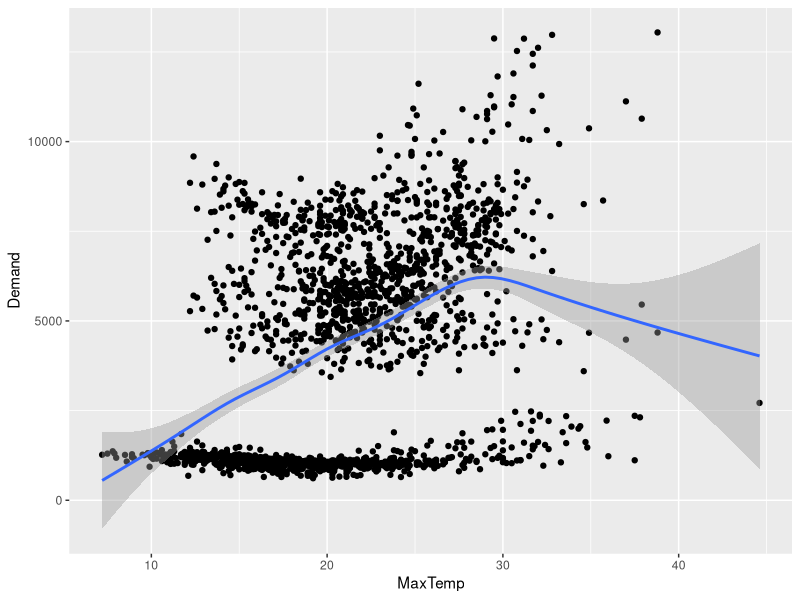
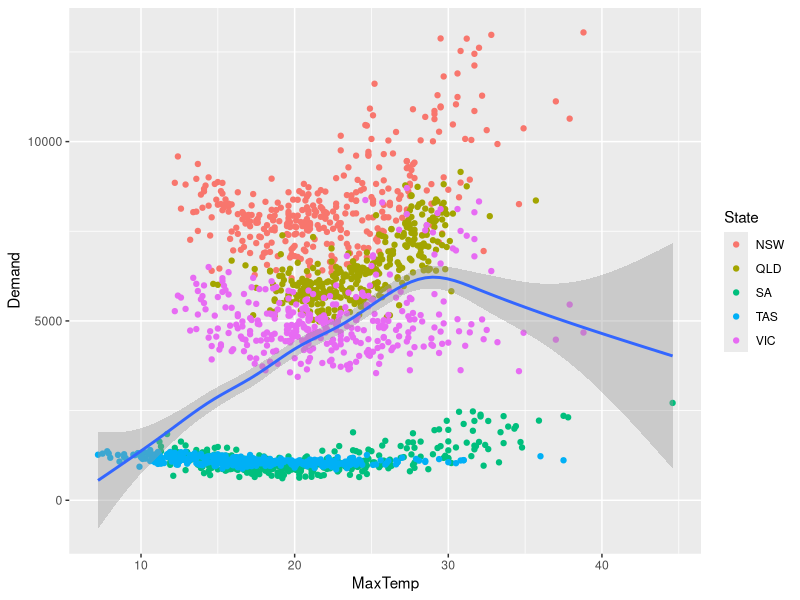
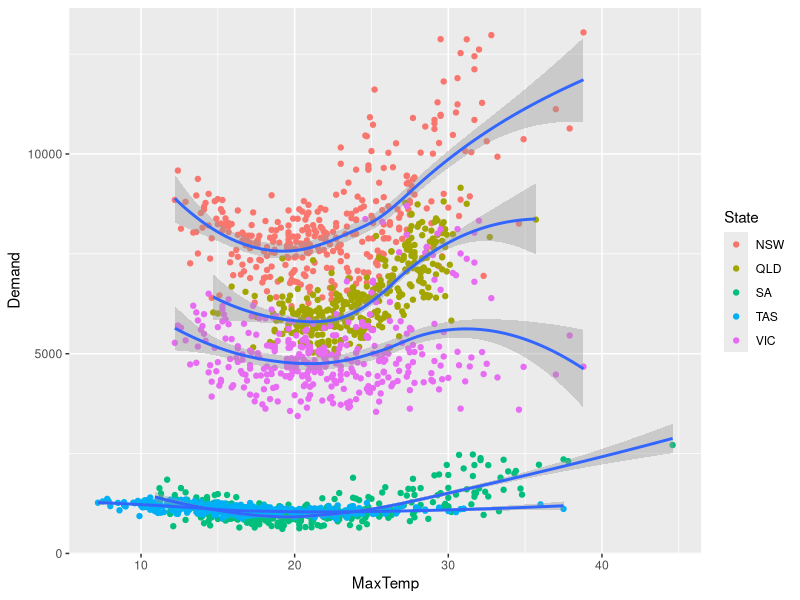
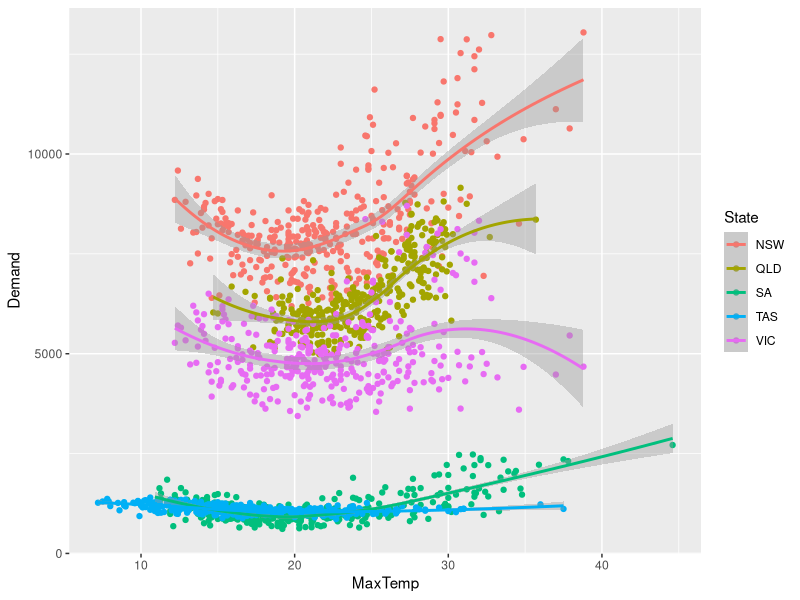
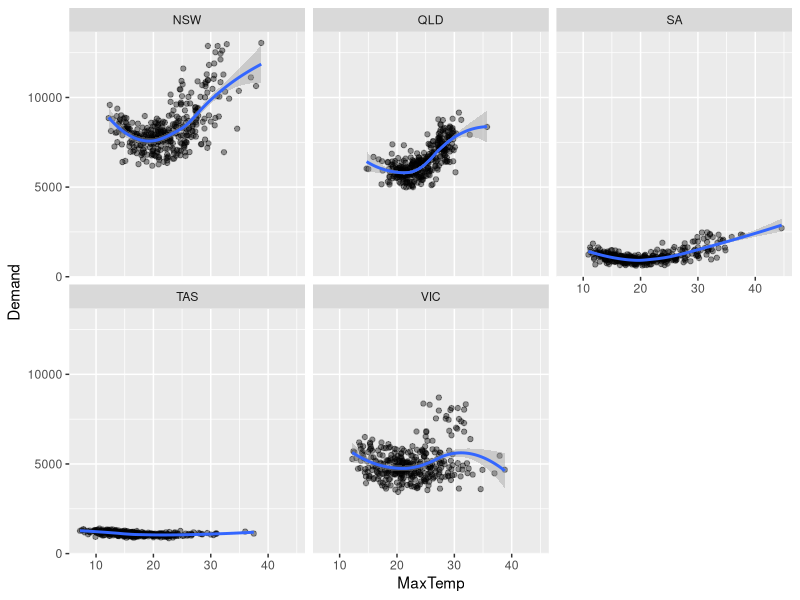
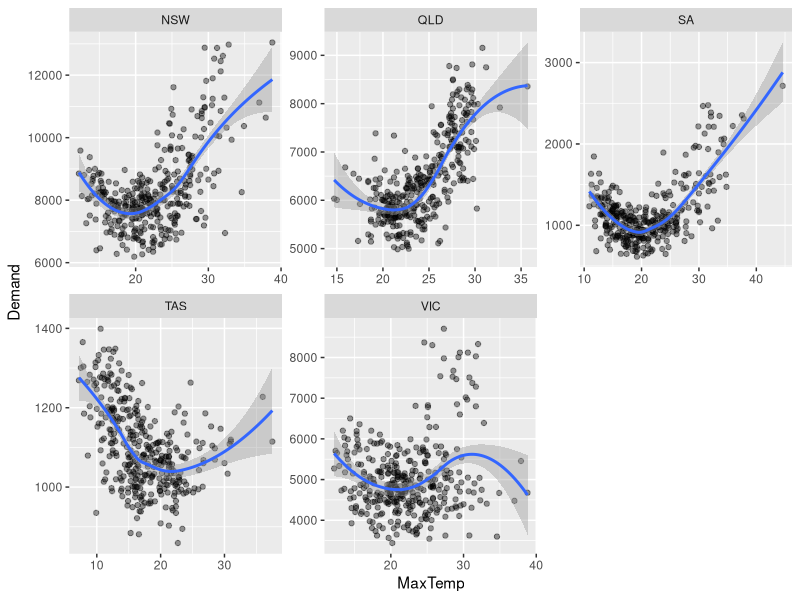
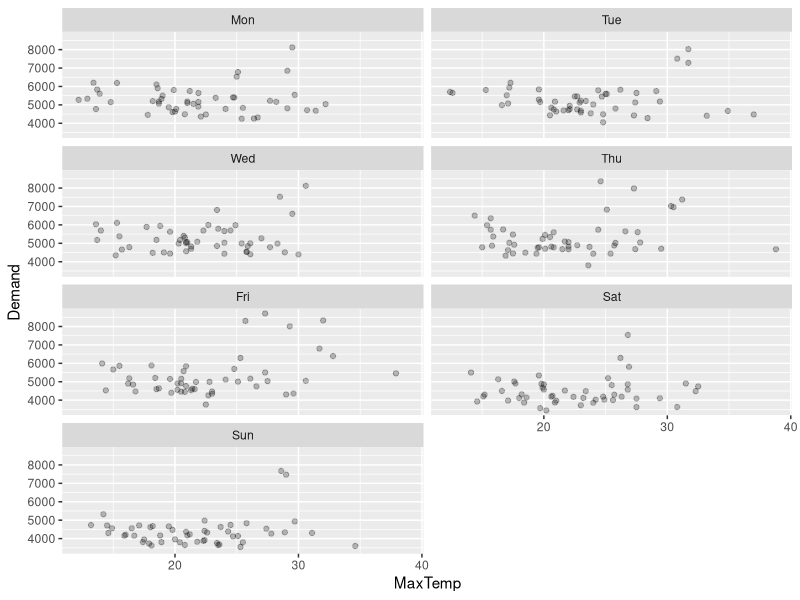
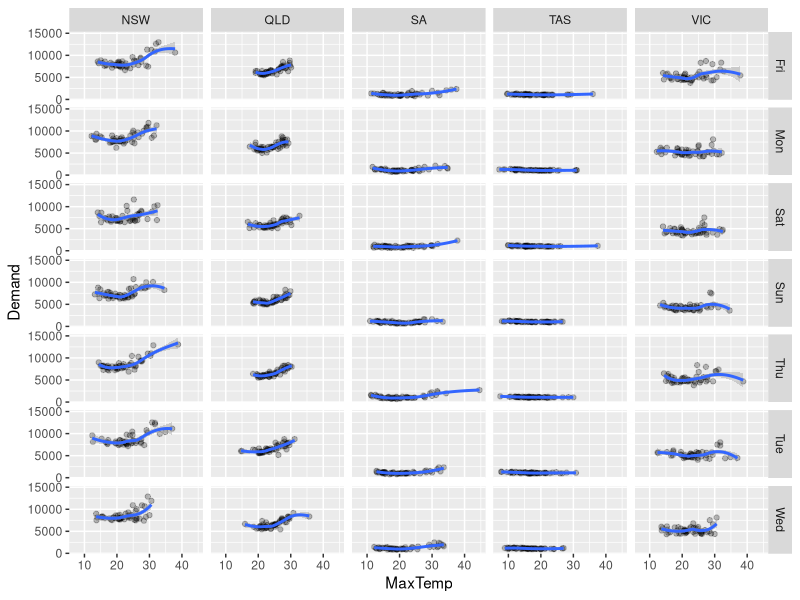

R code for these plots, in order:
## ---- chunk 1

# if(!require(GGally))
#   install.packages("GGally")

if(!require(tidyverse))
  install.packages("tidyverse")

# if(!require(patchwork))
#   install.packages("patchwork")

# library(GGally)
library(tidyverse)
library(patchwork)
## ---- chunk 2
#| echo: TRUE
#| message: FALSE
#| warning: FALSE

library(tidyverse)
energy = read_csv("data/energydata.csv")
weather = read_csv("data/weather.csv")
energy_weather = full_join(energy, weather, by = c("Date", "State"))
head(energy_weather)
## ---- chunk 3
#| message: FALSE
#| warning: FALSE
#| fig-align: center

ggplot(data = energy_weather, aes(x = MaxTemp, y = Demand)) + 
  geom_point() + 
  geom_smooth()
## ---- chunk 4
#| message: FALSE
#| warning: FALSE
#| echo: FALSE
#| fig-align: center

ggplot(data = energy_weather,
       aes(x = MaxTemp, y = Demand)) + 
  geom_point(aes(col = State)) + 
  geom_smooth()
## ---- chunk 5
#| message: FALSE
#| warning: FALSE
#| eval: TRUE
#| echo: true

ggplot(data = energy_weather, aes(x = MaxTemp, y = Demand)) + 
  geom_point(aes(col = State)) + 
  geom_smooth(aes(group = State))
## ---- chunk 6
#| echo: FALSE
#| fig-align: center

ggplot(data = energy_weather, 
       aes(x = MaxTemp, y = Demand, col = State, group = State)) + 
  geom_point() + 
  geom_smooth() 
## ---- chunk 7
#| warning: FALSE
#| message: FALSE
#| fig-align: center

energy_weather |> 
  ggplot(aes(x = MaxTemp, y = Demand)) +
  geom_point(alpha = 0.4) + 
  geom_smooth() + 
  facet_wrap(vars(State))
## ---- chunk 8
#| warning: FALSE
#| message: FALSE
#| fig-align: center

energy_weather |> 
  ggplot(aes(x = MaxTemp, y = Demand)) +
  geom_point(alpha = 0.4) + 
  geom_smooth() + 
  facet_wrap(vars(State), scales = "free") 
## ---- chunk 9
#| warning: FALSE
#| message: FALSE
#| fig-align: center

energy_weather |> 
  filter(State == "VIC") |>
  filter(!is.na(Day)) |>
  mutate(Day = factor(Day, 
                      levels = c("Mon", "Tue", "Wed", "Thu", "Fri", "Sat", "Sun"))) |>
  ggplot(aes(x = MaxTemp, y = Demand)) +
  geom_point(alpha = 0.25) + 
  facet_wrap(vars(Day), ncol = 2)
## ---- chunk 10
#| warning: FALSE
#| message: FALSE
#| echo: FALSE
#| fig-align: center

energy_weather |> 
  filter(!is.na(Day)) |>
  ggplot(aes(x = MaxTemp, y = Demand)) +
  geom_point(alpha = 0.25) + 
  geom_smooth() +
  facet_grid(Day ~State)
## ---- chunk 11
#| warning: FALSE
#| message: FALSE
#| echo: FALSE
#| fig-align: center

energy_weather |> 
  mutate(
    Day_type = if_else(Day %in% c("Sat", "Sun"),
                       "Weekend", "Weekday")
  ) |>
  ggplot(aes(x = MaxTemp, y = Demand)) +
  geom_point(alpha = 0.25) + 
  geom_smooth() +
  facet_grid(Day_type ~ State, scales = "free")
## ---- chunk 12
#| warning: FALSE
#| message: FALSE
#| echo: FALSE
#| fig-align: center

energy_weather |> 
  mutate(
    Day_type = if_else(Day %in% c("Sat", "Sun"),
                       "Weekend", "Weekday")
  ) |>
  ggplot(aes(x = MaxTemp, y = Demand, group = Day_type, col = Day_type)) +
  geom_point(alpha = 0.25) + 
  geom_smooth() +
  facet_wrap(vars(State), scales = "free")
## ---- chunk 13
#| echo: TRUE 

tas_data = data = energy_weather |>
         filter(State == "TAS")

temp_vs_demand_plot <- ggplot(tas_data) + 
  geom_point(aes(x = MaxTemp, y = Demand)) 

demand_distrib_plot <- ggplot(tas_data) +
  geom_density(aes(y = Demand)) 

weather_distrib_plot <- ggplot(tas_data) +
  geom_density(aes(x = MaxTemp))

## ---- chunk 14
#| echo: FALSE
#| fig-align: center 
library(patchwork)
temp_vs_demand_plot + demand_distrib_plot +
  plot_layout(widths = c(3, 1))
## ---- chunk 15
#| fig-align: center
temp_vs_demand_plot / weather_distrib_plot + 
  plot_layout(heights = c(3, 1))
